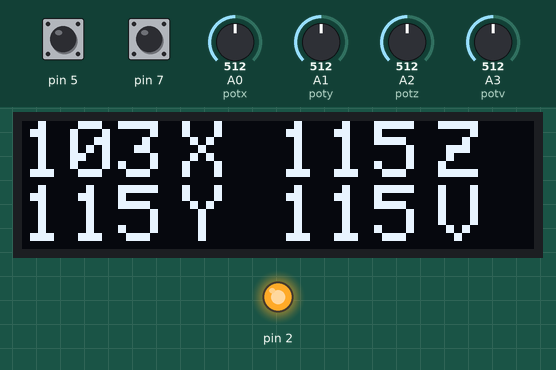
The sketch below on a simulated Arduino Uno, built with avr-gcc and run on an emulated ATmega328P. Parts: 128×32 one-colour display, output pins drawn as LEDs (lit = HIGH). Inputs (shaded band) come from the test bench; at power-on: pin 5 HIGH, A0 (potx) = 512, A1 (poty) = 512, A2 (potz) = 512, A3 (potv) = 512, pin 7 HIGH. No radio packets arrive unless stated; what the sketch prints to the serial monitor is not drawn.

Above: at 2.8 s.
2.9 s: pin 5 pulled LOW for 1 s
At 3.43 s:
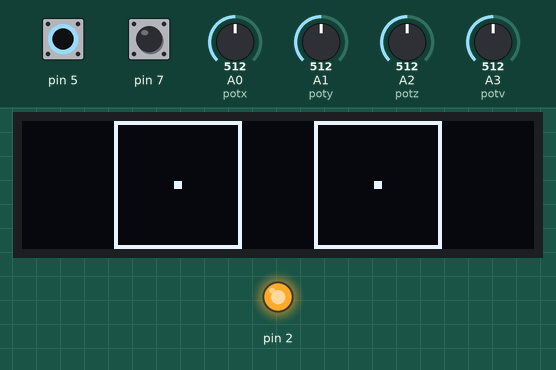
5.4 s: A0 (potx) set to 306
At 6.2 s:
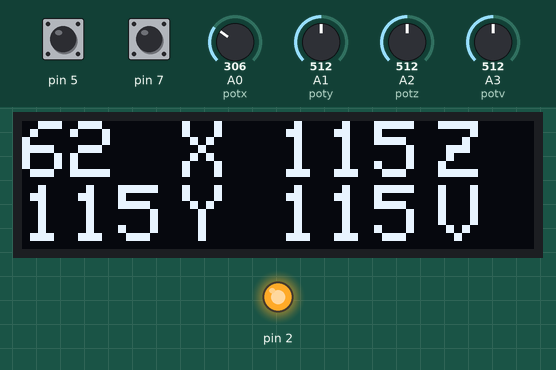
6.9 s: A1 (poty) set to 306
At 7.2 s:
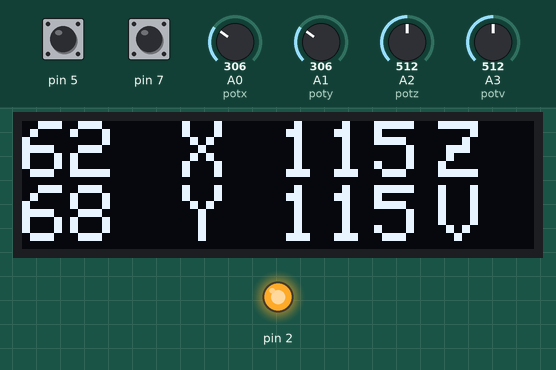
8.4 s: A2 (potz) set to 306
At 9.5 s:
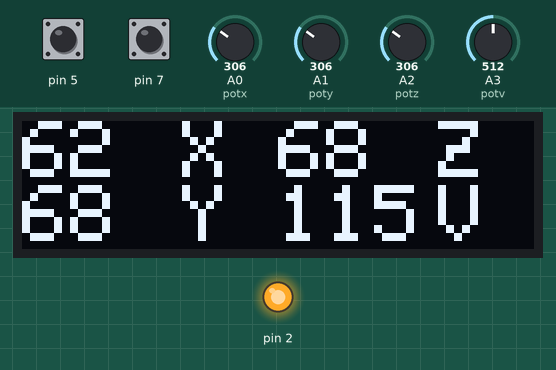
9.9 s: A3 (potv) set to 306
At 10.8 s:
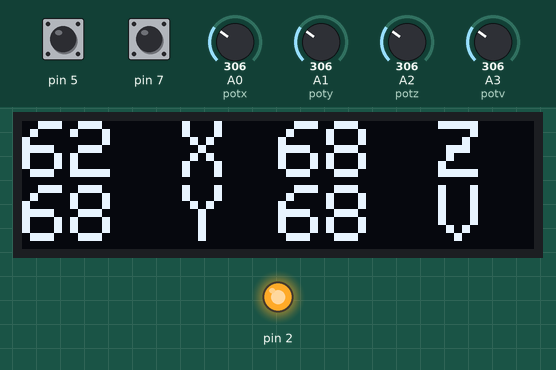
11.4 s: A1 (poty) set to 190
At 12.2 s:
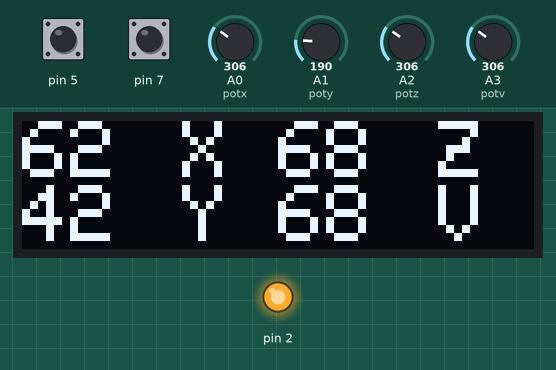
Timing chart, 0 to 13.9 s (numbered marks = the images above; inputs shaded):
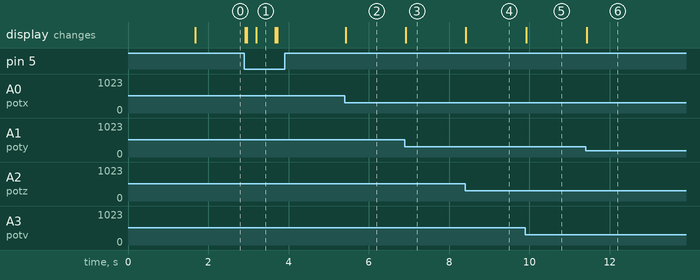

The sketch:

TX.ino
```cpp
/*   Данный скетч делает следующее: передатчик (TX) отправляет массив
 *   данных, который генерируется согласно показаниям с кнопки и с
 *   двух потенциомтеров. Приёмник (RX) получает массив, и записывает
 *   данные на реле, сервомашинку и генерирует ШИМ сигнал на транзистор.
    by AlexGyver 2016
    модерн бу виталик
*/

#include <SPI.h>          // библиотека для работы с шиной SPI
#include "nRF24L01.h"     // библиотека радиомодуля
#include "RF24.h"         // ещё библиотека радиомодуля

#include <Adafruit_SSD1306.h>
#include <splash.h>

#include <Wire.h>
#include <Adafruit_GFX.h>
#define SCREEN_WIDTH 128
#define SCREEN_HEIGHT 32

Adafruit_SSD1306 display(SCREEN_WIDTH, SCREEN_HEIGHT, &Wire, -1);
RF24 radio(9, 10); // "создать" модуль на пинах 9 и 10 Для Уно

byte address[][6] = {"1Node", "2Node", "3Node", "4Node", "5Node", "6Node"}; //возможные номера труб

byte potx = A0;
byte poty = A1;
byte potz = A2;
byte potv = A3;
byte MenuPos = 0;
bool butt;
bool armtumb;    //тумблер без возврата
unsigned long last_press;

byte transmit_data[3]; //массив, хранящий данные

static const PROGMEM uint8_t logo[] = {                                                //логотип
0x00, 0x00, 0x00, 0x00, 0x00, 0x00, 0x00, 0x00, 0x00, 0x00, 0x00, 0x00, 0x00, 0x00, 0x00, 0x00,
    0x00, 0x00, 0x00, 0x00, 0x00, 0x00, 0x00, 0x00, 0x00, 0x00, 0x00, 0x00, 0x00, 0x00, 0x00, 0x00,
    0x00, 0x00, 0x00, 0x00, 0x00, 0x00, 0x00, 0x00, 0x00, 0x00, 0x00, 0x00, 0x00, 0x00, 0x00, 0x00,
    0x00, 0x08, 0x01, 0x03, 0x03, 0xff, 0xc0, 0x06, 0x00, 0x07, 0xe0, 0x08, 0x01, 0x00, 0x18, 0x00,
    0x00, 0x14, 0x02, 0x84, 0x84, 0x00, 0x20, 0x0f, 0x00, 0x1c, 0x38, 0x14, 0x02, 0x80, 0x3c, 0x00,
    0x00, 0x14, 0x02, 0x84, 0x86, 0x00, 0x60, 0x19, 0x80, 0x31, 0x8c, 0x14, 0x02, 0x80, 0x66, 0x00,
    0x00, 0x14, 0x02, 0x84, 0x83, 0xc3, 0xc0, 0x30, 0xc0, 0x66, 0x66, 0x14, 0x02, 0x80, 0xc3, 0x00,
    0x00, 0x14, 0x02, 0x84, 0x80, 0x66, 0x00, 0x66, 0x60, 0x48, 0x12, 0x12, 0x04, 0x81, 0x99, 0x80,
    0x00, 0x14, 0x02, 0x84, 0x80, 0x24, 0x00, 0x49, 0x20, 0x4c, 0x0c, 0x19, 0x0c, 0x81, 0x24, 0x80,
    0x00, 0x14, 0x02, 0x84, 0x80, 0x24, 0x00, 0xd0, 0xb0, 0x66, 0x00, 0x0c, 0xf9, 0x83, 0x42, 0xc0,
    0x00, 0x12, 0x04, 0x84, 0x80, 0x24, 0x00, 0x90, 0x90, 0x33, 0xe0, 0x06, 0x01, 0x02, 0x42, 0x40,
    0x00, 0x1a, 0x05, 0x84, 0x80, 0x24, 0x01, 0x90, 0x98, 0x18, 0x38, 0x03, 0xf9, 0x86, 0x42, 0x60,
    0x00, 0x09, 0x09, 0x04, 0x80, 0x24, 0x01, 0x0f, 0x08, 0x0f, 0x8c, 0x00, 0x04, 0x84, 0x3c, 0x20,
    0x00, 0x0d, 0x0b, 0x04, 0x80, 0x24, 0x01, 0x20, 0x48, 0x00, 0xe6, 0x08, 0x02, 0x84, 0x81, 0x20,
    0x00, 0x04, 0x92, 0x04, 0x80, 0x24, 0x01, 0x5f, 0xa8, 0x30, 0x32, 0x14, 0x06, 0x85, 0x7e, 0xa0,
    0x00, 0x06, 0x66, 0x04, 0x80, 0x24, 0x01, 0x40, 0x28, 0x48, 0x12, 0x12, 0x04, 0x85, 0x00, 0xa0,
    0x00, 0x03, 0x0c, 0x04, 0x80, 0x24, 0x01, 0x40, 0x28, 0x66, 0x66, 0x0a, 0x09, 0x05, 0x00, 0xa0,
    0x00, 0x01, 0x98, 0x04, 0x80, 0x24, 0x01, 0x40, 0x28, 0x31, 0x8c, 0x09, 0xf3, 0x05, 0x00, 0xa0,
    0x00, 0x00, 0xf0, 0x04, 0x80, 0x24, 0x01, 0x40, 0x28, 0x1c, 0x38, 0x04, 0x06, 0x05, 0x00, 0xa0,
    0x00, 0x00, 0x60, 0x03, 0x00, 0x18, 0x00, 0x80, 0x10, 0x07, 0xe0, 0x03, 0xfc, 0x02, 0x00, 0x40,
    0x00, 0x00, 0x00, 0x00, 0x00, 0x00, 0x00, 0x00, 0x00, 0x00, 0x00, 0x00, 0x00, 0x00, 0x00, 0x00,
    0x00, 0x00, 0x00, 0x00, 0x00, 0x00, 0x00, 0x00, 0x00, 0x00, 0x00, 0x00, 0x00, 0x00, 0x00, 0x00,
    0x00, 0x00, 0x00, 0x00, 0x00, 0x00, 0x00, 0x00, 0x00, 0x00, 0x00, 0x00, 0x00, 0x00, 0x00, 0x00,
    0x00, 0x00, 0x00, 0x00, 0x00, 0x00, 0x00, 0x00, 0x00, 0x00, 0x00, 0x00, 0x00, 0x00, 0x00, 0x00,
    0x00, 0x00, 0x00, 0x00, 0x00, 0x00, 0x00, 0x00, 0x00, 0x00, 0x00, 0x00, 0x18, 0x61, 0x86, 0x00,
    0x00, 0x00, 0x00, 0x00, 0x00, 0x00, 0x00, 0x00, 0x00, 0x00, 0x00, 0x00, 0x24, 0x92, 0x49, 0x00,
    0x00, 0x00, 0x00, 0x00, 0x00, 0x00, 0x00, 0x00, 0x00, 0x00, 0x00, 0x00, 0x20, 0x92, 0x49, 0x00,
    0x00, 0x00, 0x00, 0x00, 0x00, 0x00, 0x00, 0x00, 0x00, 0x00, 0x00, 0x00, 0x20, 0x93, 0x8e, 0x00,
    0x00, 0x00, 0x00, 0x00, 0x00, 0x00, 0x00, 0x00, 0x00, 0x00, 0x00, 0x00, 0x24, 0x92, 0x48, 0x00,
    0x00, 0x00, 0x00, 0x00, 0x00, 0x00, 0x00, 0x00, 0x00, 0x00, 0x00, 0x00, 0x18, 0x62, 0x48, 0x40,
    0x00, 0x00, 0x00, 0x00, 0x00, 0x00, 0x00, 0x00, 0x00, 0x00, 0x00, 0x00, 0x00, 0x00, 0x00, 0x00,
    0x00, 0x00, 0x00, 0x00, 0x00, 0x00, 0x00, 0x00, 0x00, 0x00, 0x00, 0x00, 0x00, 0x00, 0x00, 0x00
};

static const PROGMEM uint8_t dan[] = {                     // контур квадратов
  0x00, 0x00, 0x01, 0xff, 0xff, 0xff, 0xfe, 0x00, 0x00, 0x7f, 0xff, 0xff, 0xff, 0x80, 0x00, 0x00,
  0x00, 0x00, 0x01, 0x00, 0x00, 0x00, 0x02, 0x00, 0x00, 0x40, 0x00, 0x00, 0x00, 0x80, 0x00, 0x00,
  0x00, 0x00, 0x01, 0x00, 0x00, 0x00, 0x02, 0x00, 0x00, 0x40, 0x00, 0x00, 0x00, 0x80, 0x00, 0x00,
  0x00, 0x00, 0x01, 0x00, 0x00, 0x00, 0x02, 0x00, 0x00, 0x40, 0x00, 0x00, 0x00, 0x80, 0x00, 0x00,
  0x00, 0x00, 0x01, 0x00, 0x00, 0x00, 0x02, 0x00, 0x00, 0x40, 0x00, 0x00, 0x00, 0x80, 0x00, 0x00,
  0x00, 0x00, 0x01, 0x00, 0x00, 0x00, 0x02, 0x00, 0x00, 0x40, 0x00, 0x00, 0x00, 0x80, 0x00, 0x00,
  0x00, 0x00, 0x01, 0x00, 0x00, 0x00, 0x02, 0x00, 0x00, 0x40, 0x00, 0x00, 0x00, 0x80, 0x00, 0x00,
  0x00, 0x00, 0x01, 0x00, 0x00, 0x00, 0x02, 0x00, 0x00, 0x40, 0x00, 0x00, 0x00, 0x80, 0x00, 0x00,
  0x00, 0x00, 0x01, 0x00, 0x00, 0x00, 0x02, 0x00, 0x00, 0x40, 0x00, 0x00, 0x00, 0x80, 0x00, 0x00,
  0x00, 0x00, 0x01, 0x00, 0x00, 0x00, 0x02, 0x00, 0x00, 0x40, 0x00, 0x00, 0x00, 0x80, 0x00, 0x00,
  0x00, 0x00, 0x01, 0x00, 0x00, 0x00, 0x02, 0x00, 0x00, 0x40, 0x00, 0x00, 0x00, 0x80, 0x00, 0x00,
  0x00, 0x00, 0x01, 0x00, 0x00, 0x00, 0x02, 0x00, 0x00, 0x40, 0x00, 0x00, 0x00, 0x80, 0x00, 0x00,
  0x00, 0x00, 0x01, 0x00, 0x00, 0x00, 0x02, 0x00, 0x00, 0x40, 0x00, 0x00, 0x00, 0x80, 0x00, 0x00,
  0x00, 0x00, 0x01, 0x00, 0x00, 0x00, 0x02, 0x00, 0x00, 0x40, 0x00, 0x00, 0x00, 0x80, 0x00, 0x00,
  0x00, 0x00, 0x01, 0x00, 0x00, 0x00, 0x02, 0x00, 0x00, 0x40, 0x00, 0x00, 0x00, 0x80, 0x00, 0x00,
  0x00, 0x00, 0x01, 0x00, 0x03, 0x00, 0x02, 0x00, 0x00, 0x40, 0x00, 0xc0, 0x00, 0x80, 0x00, 0x00,
  0x00, 0x00, 0x01, 0x00, 0x03, 0x00, 0x02, 0x00, 0x00, 0x40, 0x00, 0xc0, 0x00, 0x80, 0x00, 0x00,
  0x00, 0x00, 0x01, 0x00, 0x00, 0x00, 0x02, 0x00, 0x00, 0x40, 0x00, 0x00, 0x00, 0x80, 0x00, 0x00,
  0x00, 0x00, 0x01, 0x00, 0x00, 0x00, 0x02, 0x00, 0x00, 0x40, 0x00, 0x00, 0x00, 0x80, 0x00, 0x00,
  0x00, 0x00, 0x01, 0x00, 0x00, 0x00, 0x02, 0x00, 0x00, 0x40, 0x00, 0x00, 0x00, 0x80, 0x00, 0x00,
  0x00, 0x00, 0x01, 0x00, 0x00, 0x00, 0x02, 0x00, 0x00, 0x40, 0x00, 0x00, 0x00, 0x80, 0x00, 0x00,
  0x00, 0x00, 0x01, 0x00, 0x00, 0x00, 0x02, 0x00, 0x00, 0x40, 0x00, 0x00, 0x00, 0x80, 0x00, 0x00,
  0x00, 0x00, 0x01, 0x00, 0x00, 0x00, 0x02, 0x00, 0x00, 0x40, 0x00, 0x00, 0x00, 0x80, 0x00, 0x00,
  0x00, 0x00, 0x01, 0x00, 0x00, 0x00, 0x02, 0x00, 0x00, 0x40, 0x00, 0x00, 0x00, 0x80, 0x00, 0x00,
  0x00, 0x00, 0x01, 0x00, 0x00, 0x00, 0x02, 0x00, 0x00, 0x40, 0x00, 0x00, 0x00, 0x80, 0x00, 0x00,
  0x00, 0x00, 0x01, 0x00, 0x00, 0x00, 0x02, 0x00, 0x00, 0x40, 0x00, 0x00, 0x00, 0x80, 0x00, 0x00,
  0x00, 0x00, 0x01, 0x00, 0x00, 0x00, 0x02, 0x00, 0x00, 0x40, 0x00, 0x00, 0x00, 0x80, 0x00, 0x00,
  0x00, 0x00, 0x01, 0x00, 0x00, 0x00, 0x02, 0x00, 0x00, 0x40, 0x00, 0x00, 0x00, 0x80, 0x00, 0x00,
  0x00, 0x00, 0x01, 0x00, 0x00, 0x00, 0x02, 0x00, 0x00, 0x40, 0x00, 0x00, 0x00, 0x80, 0x00, 0x00,
  0x00, 0x00, 0x01, 0x00, 0x00, 0x00, 0x02, 0x00, 0x00, 0x40, 0x00, 0x00, 0x00, 0x80, 0x00, 0x00,
  0x00, 0x00, 0x01, 0x00, 0x00, 0x00, 0x02, 0x00, 0x00, 0x40, 0x00, 0x00, 0x00, 0x80, 0x00, 0x00,
    0x00, 0x00, 0x01, 0xff, 0xff, 0xff, 0xfe, 0x00, 0x00, 0x7f, 0xff, 0xff, 0xff, 0x80, 0x00, 0x00
};

void setup() {

pinMode (2, OUTPUT);
digitalWrite (2,HIGH);
pinMode(5, INPUT_PULLUP);

pinMode(7, INPUT_PULLUP); //тумблер без возврата
//pinMode(8, INPUT); //тумблер с возвратом

  display.clearDisplay();
  display.begin(SSD1306_SWITCHCAPVCC, 0x3C);

  display.clearDisplay();
  display.drawBitmap(0, 0, logo, 128, 32, 1);
  display.display();
  delay (1600);
  display.clearDisplay();
  Serial.begin(9600); //открываем порт для связи с ПК

  radio.begin(); //активировать модуль
  radio.setAutoAck(1);         //режим подтверждения приёма, 1 вкл 0 выкл
  radio.setRetries(0, 15);    //(время между попыткой достучаться, число попыток)
  radio.enableAckPayload();    //разрешить отсылку данных в ответ на входящий сигнал
  radio.setPayloadSize(32);     //размер пакета, в байтах

  radio.openWritingPipe(address[0]);   //мы - труба 0, открываем канал для передачи данных
  radio.setChannel(0x60);  //выбираем канал (в котором нет шумов!)

  radio.setPALevel (RF24_PA_MAX); //уровень мощности передатчика. На выбор RF24_PA_MIN, RF24_PA_LOW, RF24_PA_HIGH, RF24_PA_MAX
  radio.setDataRate (RF24_250KBPS); //скорость обмена. На выбор RF24_2MBPS, RF24_1MBPS, RF24_250KBPS
  //должна быть одинакова на приёмнике и передатчике!
  //при самой низкой скорости имеем самую высокую чувствительность и дальность!!

  radio.powerUp(); //начать работу
  radio.stopListening();  //не слушаем радиоэфир, мы передатчик


}

void loop() {

  armtumb = !digitalRead(7);
  Serial.print (armtumb);

  //if ( armtumb == 1 ) and ( transmit_data[0] < 4)


  transmit_data[0] =  map(analogRead (potx), 0, 888,0, 180);
  //transmit_data[0] =  map(analogRead (potx), 0, 880, 0, 180);
  //transmit_data[0] =  map(analogRead (potx), 0, 800, 0, 160);
  transmit_data[1] =  map(analogRead (poty), 0, 800, 0, 180);
  transmit_data[2] =  map(analogRead (potz), 0, 800, 0, 180);
//int v =  map(analogRead (potv), 0, 800, 0, 180);
  transmit_data[3] =  map(analogRead (potv), 0, 800, 0, 180);

 transmit_data[0] = constrain (transmit_data[0], 0, 180);
 transmit_data[1] = constrain (transmit_data[1], 0, 180);
 transmit_data[2] = constrain (transmit_data[2], 0, 180);
// v = constrain (v, 0, 180);
 transmit_data[3] = constrain (transmit_data[3], 0, 180);
 // radio.powerUp(); // включить передатчик


  radio.powerDown(); //выключить передатчик


if (( armtumb == 1 ) and ( transmit_data[0] < 4))
  {
  radio.powerUp(); // включить передатчик
  radio.write(&transmit_data, sizeof(transmit_data)); // отправляет массив
  }

/*Serial.print (transmit_data[0]);
Serial.print( " x           " );
Serial.print (transmit_data[1]);
Serial.print ( " y               " );
Serial.print (transmit_data[2]);
Serial.println ( " z               " );
*/

butt = !digitalRead(5);  // считаем текущее положение кнопки
if (butt == 1 and (millis()- last_press) > 200)
{
  if (MenuPos <1)
  {
    MenuPos +=1;
  }
  else{
    MenuPos = 0;
  }
last_press = millis();
}

if (MenuPos == 0)
{
display.clearDisplay();
display.setTextSize(2);
display.setTextColor(WHITE);

display.setCursor(0,0);
display.print(transmit_data[0]);
display.setCursor(40,0);
display.print("X");

display.setCursor(0,16);
display.print(transmit_data[1]);
display.setCursor(40,16);
display.print("Y");

display.setCursor(64,0);
display.print(transmit_data[2]);
display.setCursor(104,0);
display.print("Z");

display.setCursor(64,16);
display.print(transmit_data[3]);
display.setCursor(104,16);
display.print("V");

display.display();
display.clearDisplay();
}
else if(MenuPos == 1)
{
display.clearDisplay();
display.drawBitmap(0, 0, dan, 128, 32, 1);
display.display();
display.clearDisplay();
}
}

//else:
//  print();
```

Measured:
- after the input at 2.9 s, the display: changes at once (image 1)
- after the input at 5.4 s, the display: changes at once (image 2)
- after the input at 6.9 s, the display: changes at once (image 3)
- after the input at 8.4 s, the display: changes at once (image 4)
- after the input at 9.9 s, the display: changes at once (image 5)
- after the input at 11.4 s, the display: changes at once (image 6)
- what the display in image 1 shows lasts 0.5 s, from 3.2 s to 3.7 s
